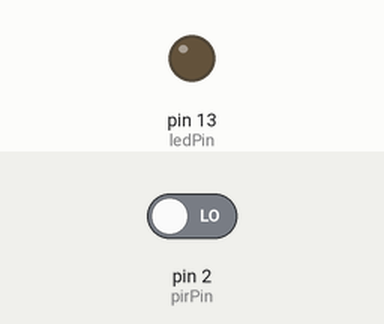
Recording of a sketch running on a simulated Arduino Uno, built with avr-gcc and run on an emulated ATmega328P. Parts: output pins drawn as LEDs (lit = HIGH). The test bench sets the inputs (shaded band); at power-on: pin 2 (pirPin) LOW. What the sketch prints to the serial monitor is not drawn.

Above: at 2.2 s.
2.3 s: pin 2 (pirPin) driven HIGH
At 2.7 s:
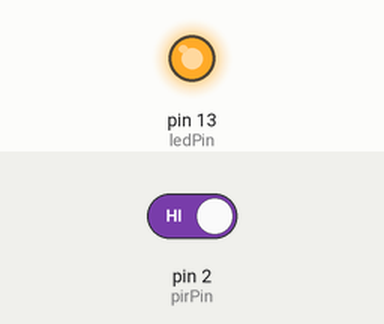
5.4 s: pin 2 (pirPin) driven LOW
At 6.3 s:
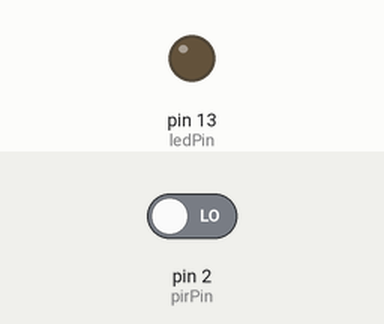
Timing chart, 0 to 8.4 s (numbered marks = the images above; inputs shaded):
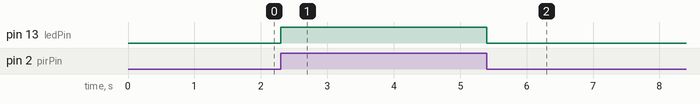

Measured:
- after the input at 2.3 s, pin 13 (ledPin): LOW → HIGH at once
- after the input at 5.4 s, pin 13 (ledPin): HIGH → LOW at once

The sketch:

smarterRoom.ino
```cpp
// (licence header left out)
#include <IRremote.h>

//IR RX/TX
IRsend irsend;
IRrecv irrecv(11);
decode_results results;
unsigned long codeValue;
int codeLen = 12;
int toggle = 1;

//PIR Sensor
int calibrationTime = 1; //ideal is 10
long unsigned int lowIn;
long unsigned int pause = 5000;
boolean lockLow = true;
boolean takeLowTime;
int pirPin = 2;
int ledPin = 13;

String inputString = "";
boolean stringComplete = false;

void setup()
{
  Serial.begin(9600);
  pinMode(pirPin, INPUT);
  pinMode(ledPin, OUTPUT);
  digitalWrite(pirPin, LOW);

  //PIR Caliberation Time
  for (int i = 0; i < calibrationTime; i++)
  {
    Serial.print(".");
    delay(1000);
  }
  irrecv.enableIRIn();
  //send pi ready signal(optional)
  Serial.println("pu");
}

void sendReadySignal()
{
  //Light Toggle to indicate SystemBoot
  codeValue = 0xB62;
  sendByIR(codeValue);
  delay(500);
  codeValue = 0xB62;
  sendByIR(codeValue);
}

void loop()
{
  serialEvent();
  activateIRSensor();
  activateMotionSensor();
}

void activateIRSensor()
{
  if (irrecv.decode(&results))
  {
    Serial.print("cRecieve:"); Serial.println(results.value, HEX);
    if (results.value == 0xA8B47)
    { //Shut down pi
      Serial.println("ps");
    }
    else if (results.value == 0xA90)
    { //Reboot pi
      Serial.println("pr");
    }
    else if (results.value == 0x9CB47)
    { //FanUp
      codeValue = 0xB5E;
      sendByIR(codeValue);
    }
    else if (results.value == 0xA3666B38)
    { //+ and FanDown
      codeValue = 0xB4F;
      sendByIR(codeValue);
    }
    else if (results.value == 0xBCB47)
    { //- and FanSwitch
      codeValue = 0xB69;
      sendByIR(codeValue);
    }
    else if (results.value == 0xFEE817)
    { //1 and
    }
    else if (results.value == 0xFE6897)
    { //2 and
    }
    else if (results.value == 0xFEA857)
    {
      //3 and
    }
    else if (results.value == 0x66B47)
    {
      //5 and FanSwitch
      codeValue = 0xB69;
      sendByIR(codeValue);
    }
    else if (results.value == 0X96B47)
    { //7 and plug
      codeValue = 0xB6B;
      sendByIR(codeValue);
    }
    else if (results.value == 0xE6B47)
    { //8 and MainLight
      codeValue = 0xB62;
      sendByIR(codeValue);
    }
    else if (results.value == 0x16B47)
    { //9 and DressingLight
      codeValue = 0x351;
      sendByIR(codeValue);
    }
    else if (results.value == 0xA50)
    { //Master
      codeValue = 0xB4C;
      sendByIR(codeValue);
    }
    else if (results.value == 0x490)
    { //Speaker Volume up
      Serial.println("svu");
    }
    else if (results.value == 0xC90)
    { //Speaker Volume down
      Serial.println("svd");
    }
    else if (results.value == 0xFE00FF)
    { //Speaker Volume mute
      Serial.println("svm");
    }
    else if (results.value == 0xFE20DF)
    { //Speaker Channel Rotate
      Serial.println("scr");
    }

    irrecv.enableIRIn();
  }
}

void processSerialData()
{
  if(inputString == "svu")
  {

  }
}

void sendByIR(unsigned long codeValue)
{
  delay(100);
  for (int i = 0; i < 1; i++) {
    Serial.print("cSending :");
    Serial.println(codeValue, HEX);
    irsend.sendRC5(codeValue, 12); // Sony TV power code
    //delay(40);
    //codeValue = codeValue & ~(1 << (codeLen - 1));
    //codeValue = codeValue | (toggle << (codeLen - 1));
    //irsend.sendRC5(codeValue, 12);
    //Serial.println(codeValue, HEX);
  }
}

void activateMotionSensor()
{
  if (digitalRead(pirPin) == HIGH)
  {
    digitalWrite(ledPin, HIGH);   //the led visualizes the sensors output pin state
    if (lockLow)
    {
      lockLow = false;
    }
    takeLowTime = true;
  }

  if (digitalRead(pirPin) == LOW)
  {
    digitalWrite(ledPin, LOW);  //the led visualizes the sensors output pin state

    if (takeLowTime)
    {
      lowIn = millis();          //save the time of the transition from high to LOW
      takeLowTime = false;       //make sure this is only done at the start of a LOW phase
    }
    //if the sensor is low for more than the given pause,
    //we assume that no more motion is going to happen
    if (!lockLow && millis() - lowIn > pause)
    {
      //makes sure this block of code is only executed again after
      //a new motion sequence has been detected
      lockLow = true;
    }
  }
}


void serialEvent()
{
  while (Serial.available()) {

    char inChar = (char)Serial.read();

    if (inChar != '\r' && inChar != '\n')
    {
      inputString += inChar;
    }
    if (inChar == '\n')
    {
      stringComplete = true;
    }
  }
  // print the string when a newline arrives:
  if (stringComplete)
  {
    processSerialData();
    // clear the string:
    inputString = "";
    stringComplete = false;
  }
}
```
